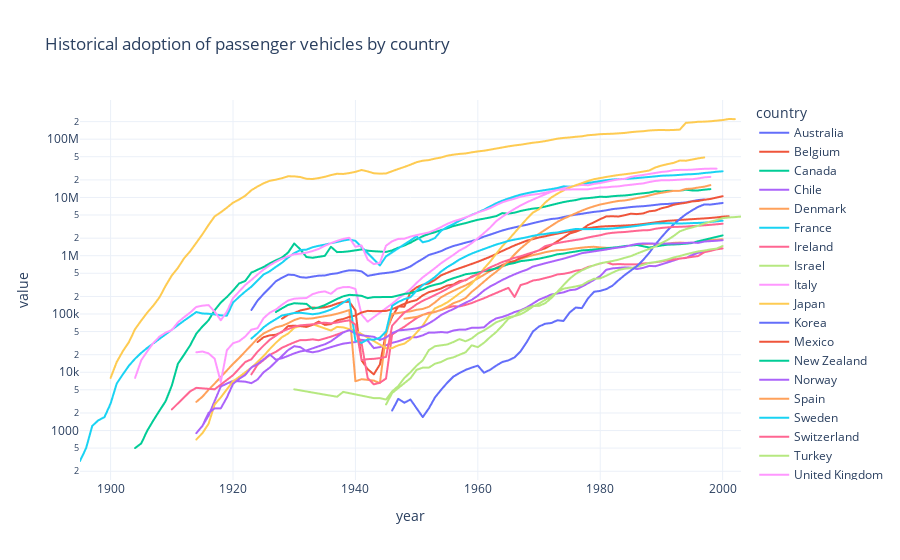

Write notebook code for a chart like this one.
### Code cell
fig = px.line(cars, x='year', y='value', color='country', 
              template='plotly_white', log_y=True,
              title='Historical adoption of passenger vehicles by country')

# fig.update_layout(xaxis=dict(range=[1920, 2003]))
fig.show()
